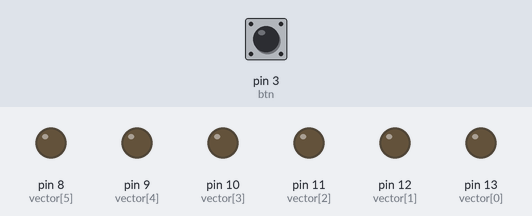
Bench run of a sketch on a simulated Arduino Uno, built with avr-gcc and run on an emulated ATmega328P. On the bench: output pins drawn as LEDs (lit = HIGH). Dashed ring = blinking. The test bench sets the inputs (shaded band); at power-on: pin 3 (btn) HIGH.

Above: at 1.2 s.
1.3 s: pin 3 (btn) pulled LOW for 3.2 s
At 5.1 s:
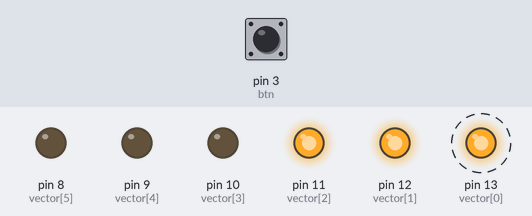
6.0 s: pin 3 (btn) pulled LOW for 0.15 s
At 7.5 s:
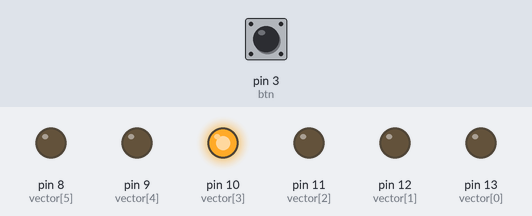
7.8 s: pin 3 (btn) pulled LOW for 1 s
At 9.3 s:
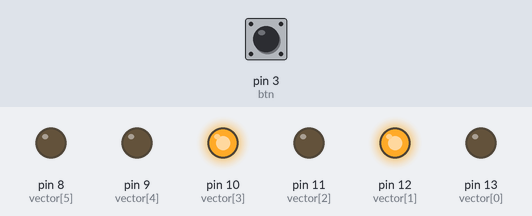
10.3 s: pin 3 (btn) pulled LOW for 0.15 s
At 10.9 s:
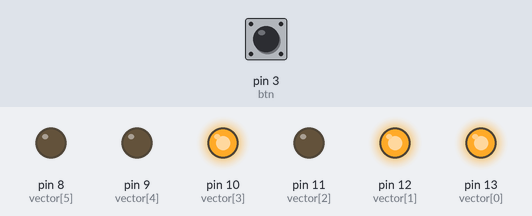
12.1 s: pin 3 (btn) pulled LOW for 0.15 s
At 13.4 s:
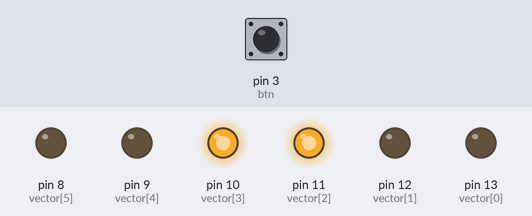
13.9 s: pin 3 (btn) pulled LOW for 1 s
At 15.2 s:
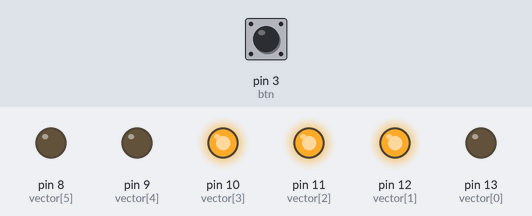
Timing chart, 0 to 16.9 s (numbered marks = the images above; inputs shaded):
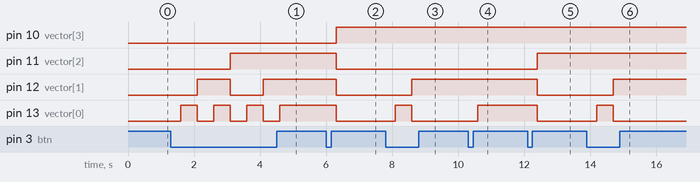

Measured:
- after the input at 1.3 s, pin 11 (vector[2]): LOW → HIGH after 1.8 s; pin 12 (vector[1]): LOW → HIGH after 0.80 s, → LOW 1.0 s later, → HIGH 1.0 s later; pin 13 (vector[0]): alternates HIGH for 0.50 s and LOW for 0.50 s, 7 changes in all, then stays HIGH, starting after 0.30 s
- after the input at 6.0 s, pin 10 (vector[3]): LOW → HIGH after 0.30 s; pin 11 (vector[2]), pin 12 (vector[1]), pin 13 (vector[0]): HIGH → LOW after 0.30 s
- after the input at 7.8 s, pin 12 (vector[1]): LOW → HIGH after 0.80 s; pin 13 (vector[0]): LOW → HIGH after 0.30 s, → LOW 0.50 s later
- after the input at 10.3 s, pin 13 (vector[0]): LOW → HIGH after 0.30 s
- after the input at 12.1 s, pin 11 (vector[2]): LOW → HIGH after 0.30 s; pin 12 (vector[1]), pin 13 (vector[0]): HIGH → LOW after 0.30 s
- after the input at 13.9 s, pin 12 (vector[1]): LOW → HIGH after 0.80 s; pin 13 (vector[0]): LOW → HIGH after 0.30 s, → LOW 0.50 s later

The sketch:

Deber3.ino
```cpp
/*
 * CAPITULO II: PUERTOS DIGITALES
 * Nombre: Irma Túquerres
 * Semestre: 7mo
 * Tarea 3: Realizar un contador binario hasta 6 bits. Cuando se presione
 * un pulsador, se debe observar el aumento de la variable en su número
 * binario visto en leds.
 */

 int vector[]={13,12,11,10,9,8};//declarar un vector con todas las posiciones del arduino a utilizar con los leds
 int btn=3;//declarar un boton que sirve para hacer el aumento de las variables
 int cont=0;//el encargado del coteo de los pulsos del boton

void setup() {
  int i=0;
  for(i=0;i<6;i++){
  pinMode(vector[i],OUTPUT);//declara vector como salida
  }
  pinMode(btn,INPUT);//declara boton como salida
}

void loop() {
   int i=0,j=0;

  if(digitalRead(btn)==LOW){//el estado enque se condicione el boton se deb a la coneccion en el proteus si en bajo o alto
    delay(300);
     cont++;
        for(j=0;j<6;j++){
          if(((cont>>j)&1)==1){
            digitalWrite(vector[j],HIGH);
        }
        else digitalWrite(vector[j],LOW);
      }
      delay(200);
    }
}
```
